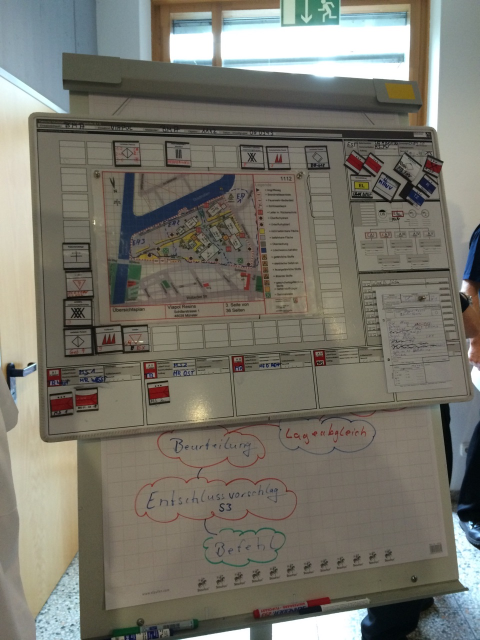
%> input picture model/pics/1.jpg, 960 x 1280 px (shown at 1/2 size)
$ octave --eval "result = isSymbol(imread('pics/1.jpg'));"   (GNU Octave 9; MATLAB toolbox functions it lacks are replaced by stand-ins)
%> lines starting %> are read from the running program, lines starting %| are printed output that depends on the picture
function [isSymbol, indexOfCategory] = isSymbol(image)
    indexOfCategory = 0;
    %figure;imshow(image);
    isSymbol = true;
    [height, width, ~] = size(image);
%> height = 1280; width = 960
    height  = height - 1;
%> height = 1279
    width   = width  - 1;
%> width = 959
    cropped = imcrop(image, [1/3 * width, ...
                             5/12 * height, ...
                             1/3 * width, ...
                             1/5 * height]);
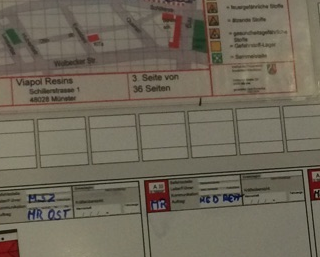
%> cropped: size 257x320x3 uint8; mean R, G, B 111.6, 104.4, 89.8
%     figure;imshow(cropped);
%      [1/3 * width, ...
%                              5/12 * height, ...
%                              1/3 * width, ...
%                              1/5 * height]
    gray = rgb2gray(cropped);
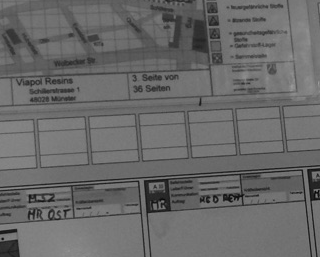
%> gray: size 257x320 uint8; min 6, max 157, mean 104.9

    [number_of_pixels, intensity_value] = imhist(gray);
%> number_of_pixels = 256 values, max 3460 at index 118, min 0 at index 1, mean 321.2; intensity_value = 256 values from 0 to 255

%> (the run ends here)

$ run again, on model/pics/11.jpg
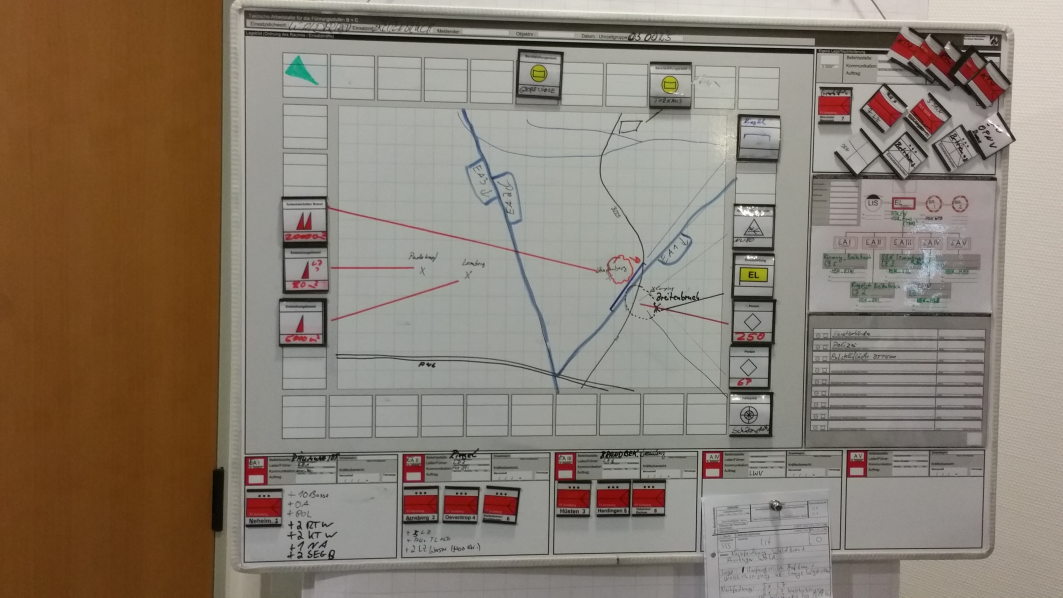
%> input picture model/pics/11.jpg, 5312 x 2988 px (shown at 1/5 size)
%> in isSymbol, `cropped = imcrop(image, [1/3 * width, 5/12 * height, 1/3 * width, 1/5 ..`:
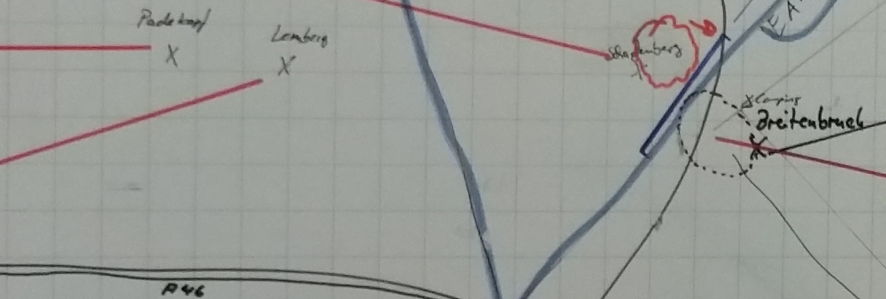
%> cropped: size 598x1772x3 uint8 (shown at 1/2 size); mean R, G, B 152.6, 155.3, 150.6
%> number_of_pixels = 256 values, max 110935 at index 160, min 0 at index 1, mean 4139.3; intensity_value = 256 values from 0 to 255

$ run again, on model/pics/12.jpg
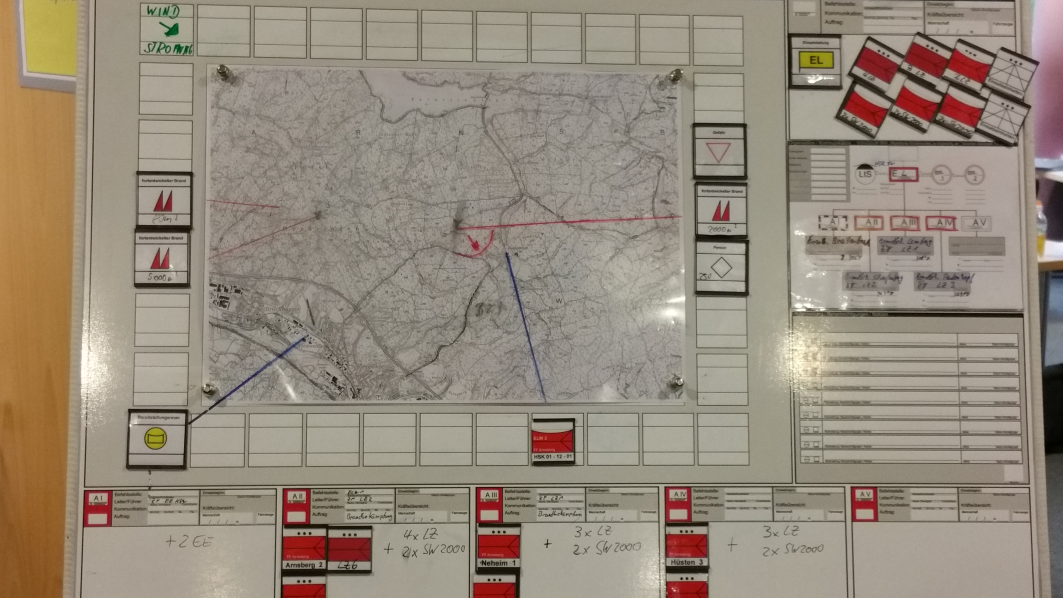
%> input picture model/pics/12.jpg, 5312 x 2988 px (shown at 1/5 size)
%> in isSymbol, `cropped = imcrop(image, [1/3 * width, 5/12 * height, 1/3 * width, 1/5 ..`:
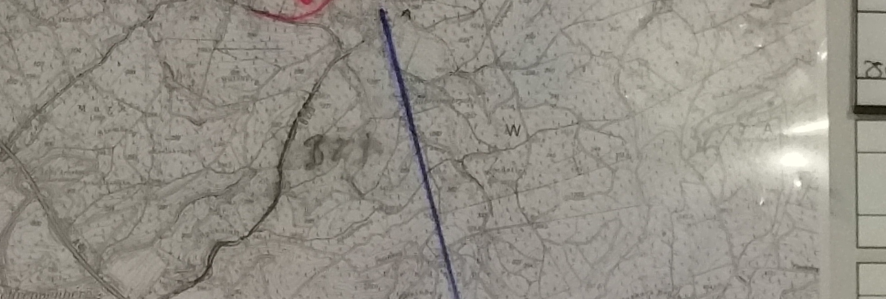
%> cropped: size 598x1772x3 uint8 (shown at 1/2 size); mean R, G, B 147.5, 143.2, 134
%> number_of_pixels = 256 values, max 32431 at index 152, min 0 at index 1, mean 4139.3; intensity_value = 256 values from 0 to 255
